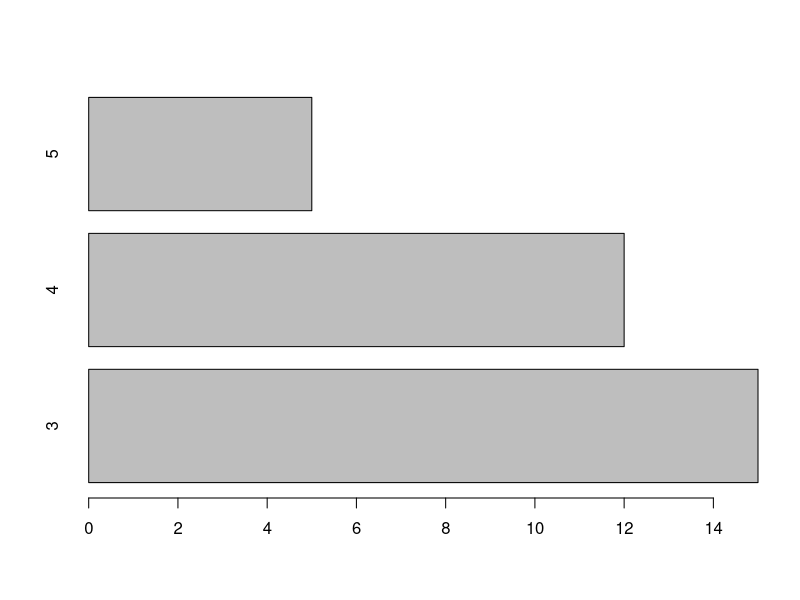
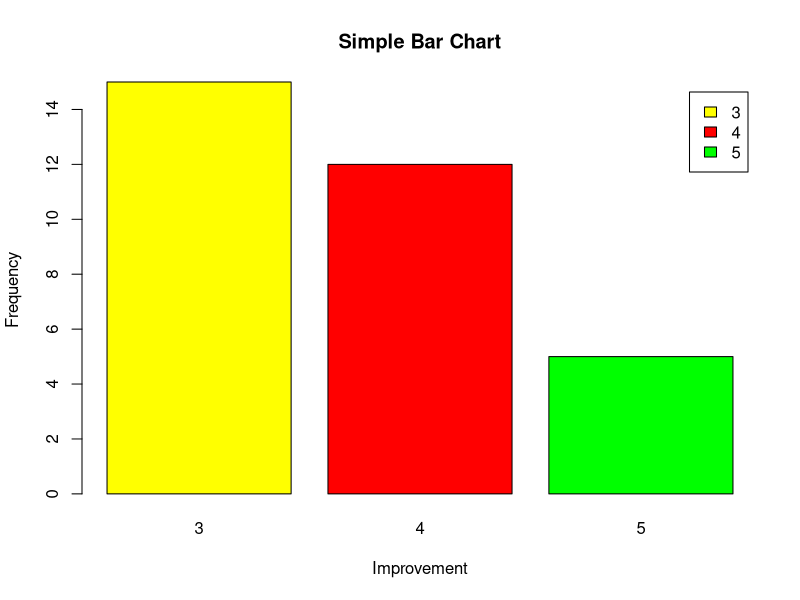
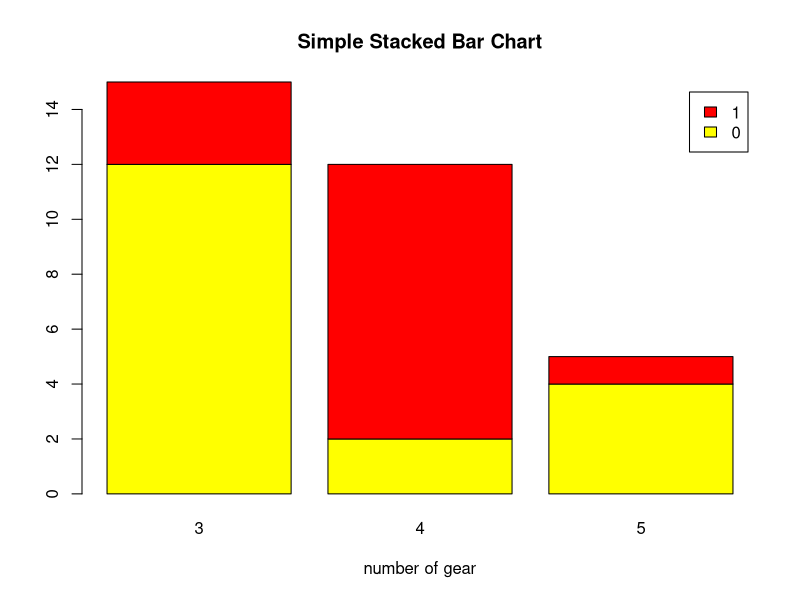
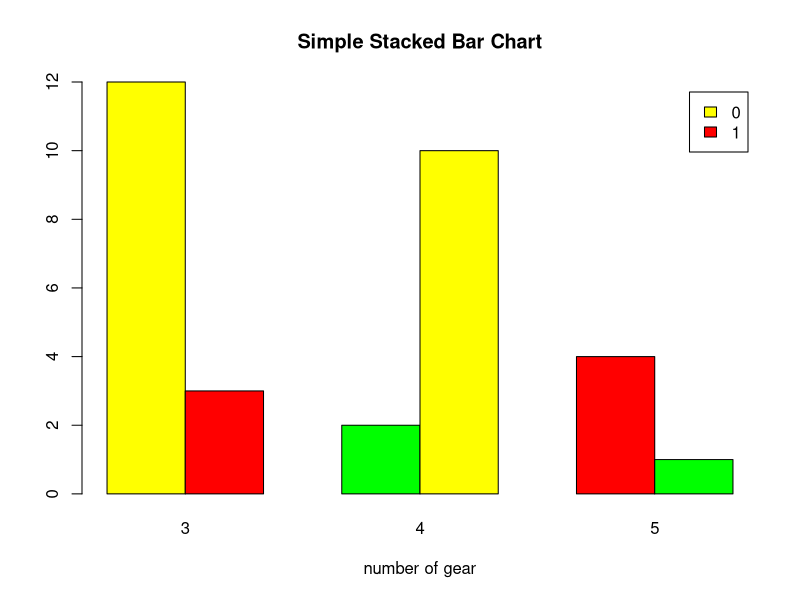
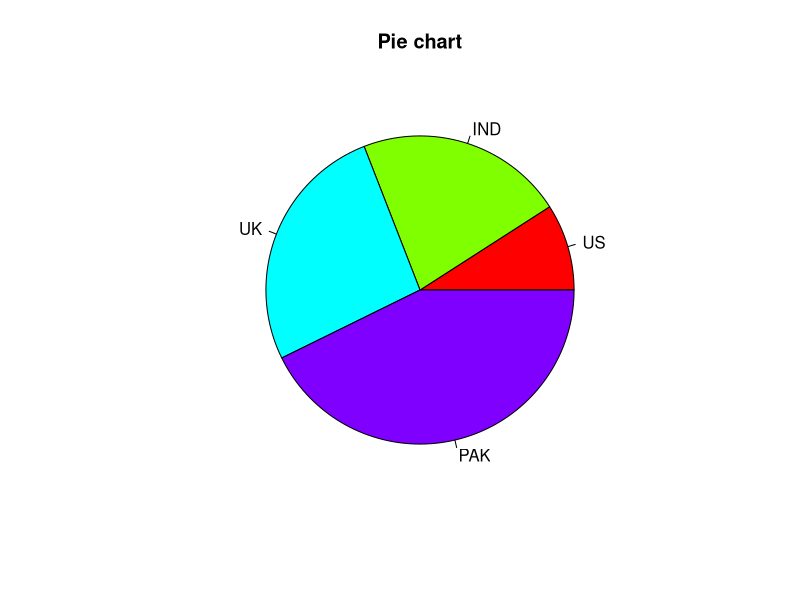
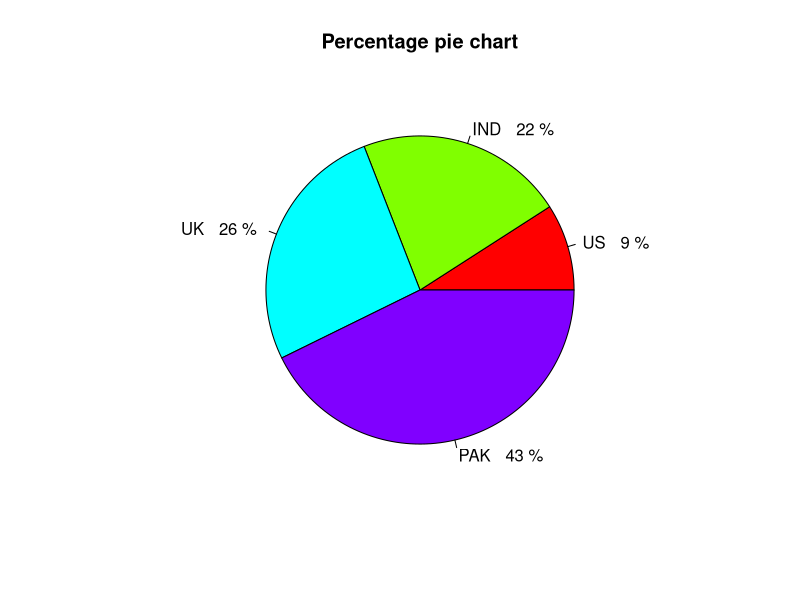
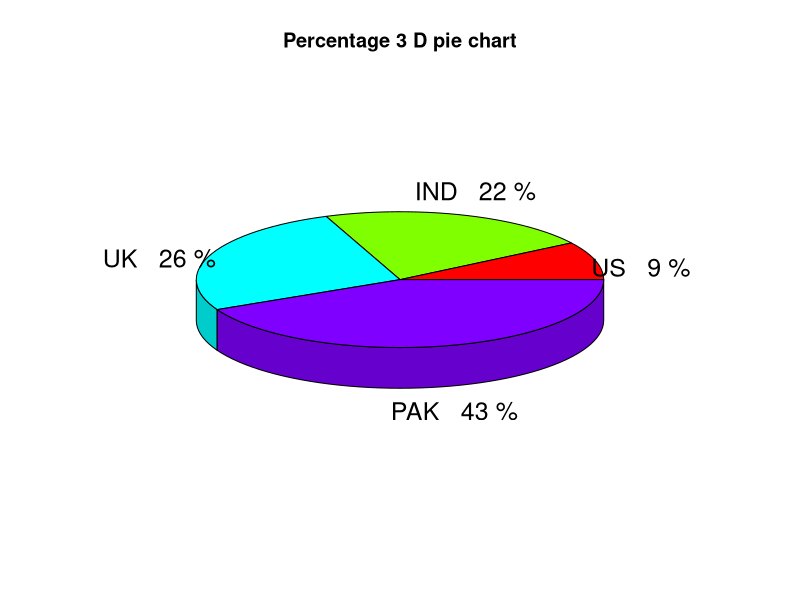

The R script that drew these images, in order:
# AMOGUS is a very sussy place where all the simple 
# visualizations in R programming happen.
#
# @author: Kevin Mora
#
# 1) Bar Chart
# 2) Pie Chart 
# 3) Histogram 
# 4) Kernel desity Plot 
# 5) Line Charts
# 6) Box plot 
# 7) Heat Map 
# 8) Word Cloud
# --------------------------------------------------------

# Visualization 1
count <- table(mtcars$gear)
count
barplot(count,horiz = TRUE) # by default horiz = FALSE
barplot(count,main = "Simple Bar Chart",xlab = "Improvement", ylab = "Frequency",
        col = c("Yellow","red","green"),legend = rownames(count))

# --------------------------------------------------------

# Visualization 2
# Stacked Bar Chart (when there is a matrix)
count <- table(mtcars$vs,mtcars$gear)
count
barplot(count,main= "Simple Stacked Bar Chart",xlab="number of gear",
        col = c("Yellow","red","green"),legend = rownames(count))
barplot(count,main= "Simple Stacked Bar Chart",xlab = "number of gear",
        col = c("Yellow","red","green"),legend = rownames(count),beside = TRUE) 
        # Use Beside to have bar next to each other
   
# --------------------------------------------------------

# Visualization 3
# Pie Chart – install package 'plotrix'
library(plotrix)
slice <- c(10,24,29,47)
lbls <- c("US","IND","UK","PAK")
pie(slice,labels = lbls,main = "Pie chart",col = rainbow(4))

# Has percentage also
pct <- round(slice/sum(slice)*100)
pct
lbls1 <- paste(lbls," ",pct,"%",seq="")
lbls1
pie(slice,labels = lbls1,col=rainbow(4),main="Percentage pie chart")

# Pie :: 3D
pie3D(slice,labels = lbls1,col=rainbow(4),main="Percentage 3 D pie chart",explode = 0.0)

# --------------------------------------------------------
